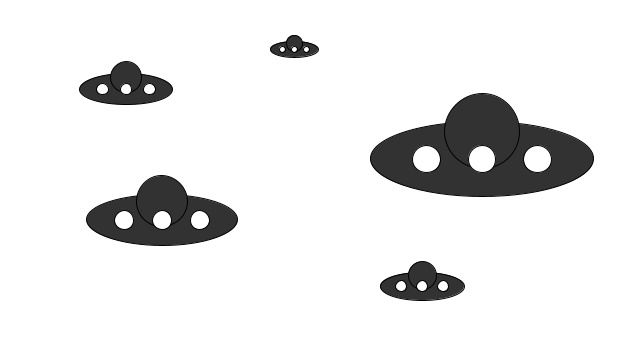
Frame 1 (no input)
Frame 60 (the mouse pressed at the canvas centre just before this capture): identical to frame 1, image omitted
Frame 120 (the mouse held since frame 60 and released just before this capture): identical to frame 1, image omitted

The Processing sketch that drew this single still picture (run headless with seeded random() and noise(); from frame 60 on, the mouse is pressed at the canvas centre):

// Processing sketch: Exercise7_10
// ── Exercise7_10.pde
void setup() {
  size(640, 360);
}

void draw() {
  background(255);  // Draw a white background 
  spaceShip(482, 159, 223);
  spaceShip(126, 89, 93);
  spaceShip(422, 286, 84);
  spaceShip(294, 49, 48);
  spaceShip(162, 220, 151);
}

void spaceShip(float x, float y, float w) {
  fill(50);
  stroke(0);
  // saucer
  ellipse(x, y, w, w/3);
  // bridge
  ellipse(x, y-w/8, w/3, w/3);
  // windows
 
 float diam = w * 0.125;
 for (float windowX = x-diam*2; windowX <= x+diam*2; windowX += diam*2){
 fill(255);
 ellipse(windowX, y, diam, diam);
 }
  
 
}
